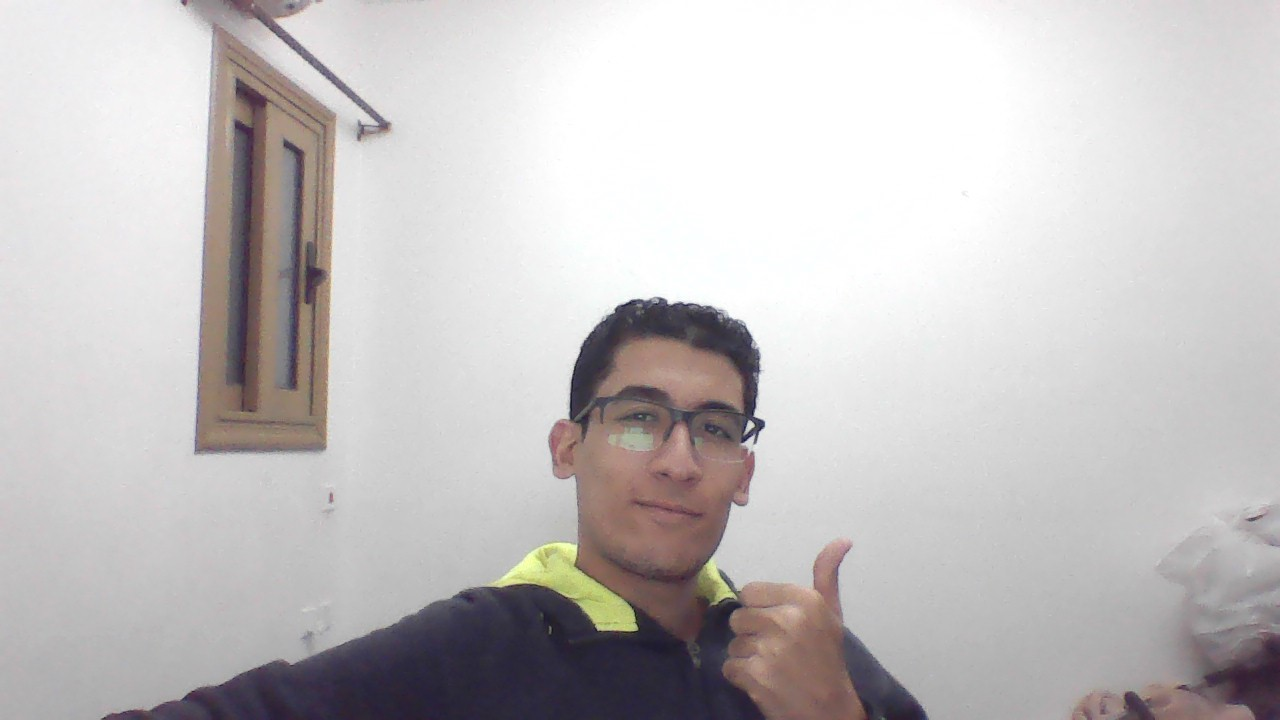
#> input picture Images/Image.jpg, 1280 x 720 px
$ python 04.py
#> lines starting #> are read from the running program, lines starting #| are printed output that depends on the picture
"""
Let's take a closer look at color spaces
You may have remembered we talked about images being stored in RGB (Red Green Blue) color Spaces. Let's take a look at that in OpenCV.
First thing to remember about OpenCV's RGB is that it's BGR (I know, this is annoying)
Let's look at the image shape again. The '3L'
"""

# Import necessary packages
import cv2
import os
import numpy as np
from matplotlib import pyplot as plt

# Get the current directory path
dir = os.path.dirname(__file__)

# Load an image
image = cv2.imread(os.path.join(dir, "../../Images/Image.jpg"))
#> image is the input picture: shape (720, 1280, 3); mean B, G, R 194.2, 194, 197.5

# Check if the image was loaded
if image is None:
    print("Error: Could not read the image.")
    exit()

# Lets check the values of the first pixel
R,G,B = image[0,0]
#> R = 237; G = 236; B = 240
print(f"{R},{G},{B}")   # Output: 237,236,240
#| 237,236,240
print(image.shape)      # Output: (720, 1280, 3)
#| (720, 1280, 3)

gray_image = cv2.cvtColor(image, cv2.COLOR_BGR2GRAY)
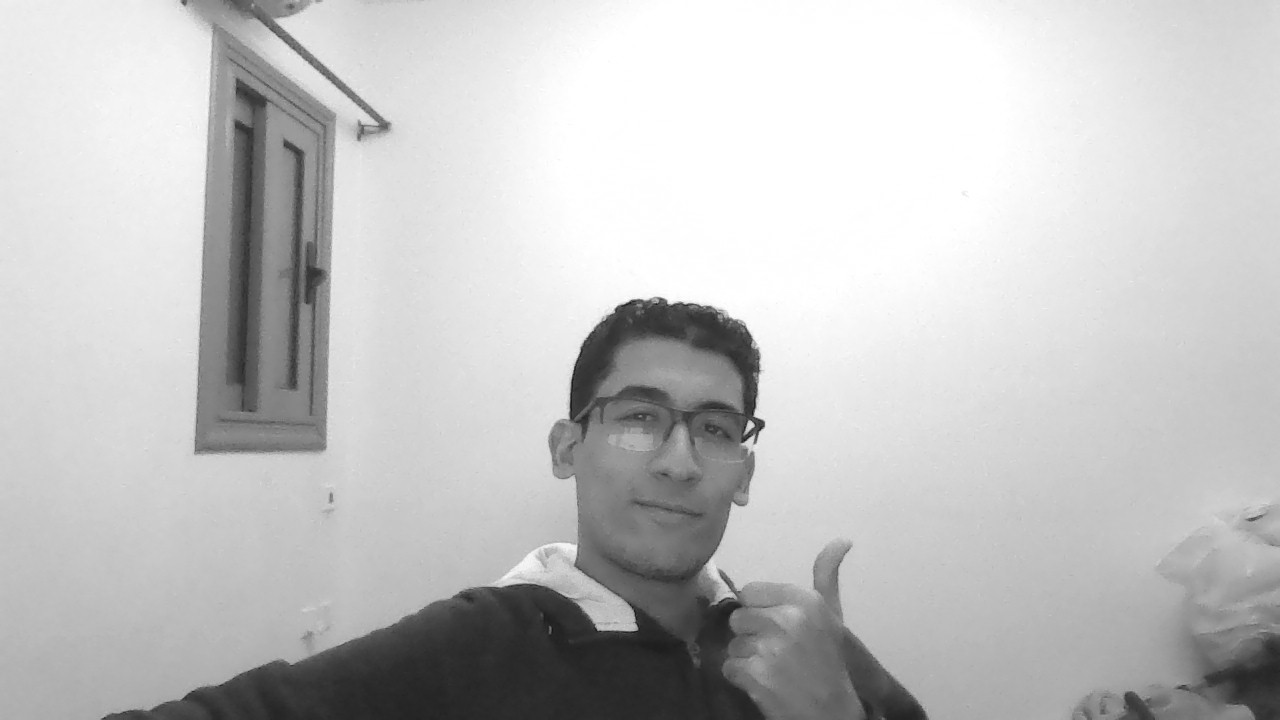
#> gray_image: shape (720, 1280); min 22, max 255, mean 195
print(gray_image[0,0])  # Output: 237
#| 237
print(gray_image.shape) # Output: (720, 1280)
#| (720, 1280)

# Did you notice that the first pixel values have 3 dimensions while the second pixel values have 2 dimensions?

# OpenCV's 'split' function splites the image into each color index
B, G, R = cv2.split(image)
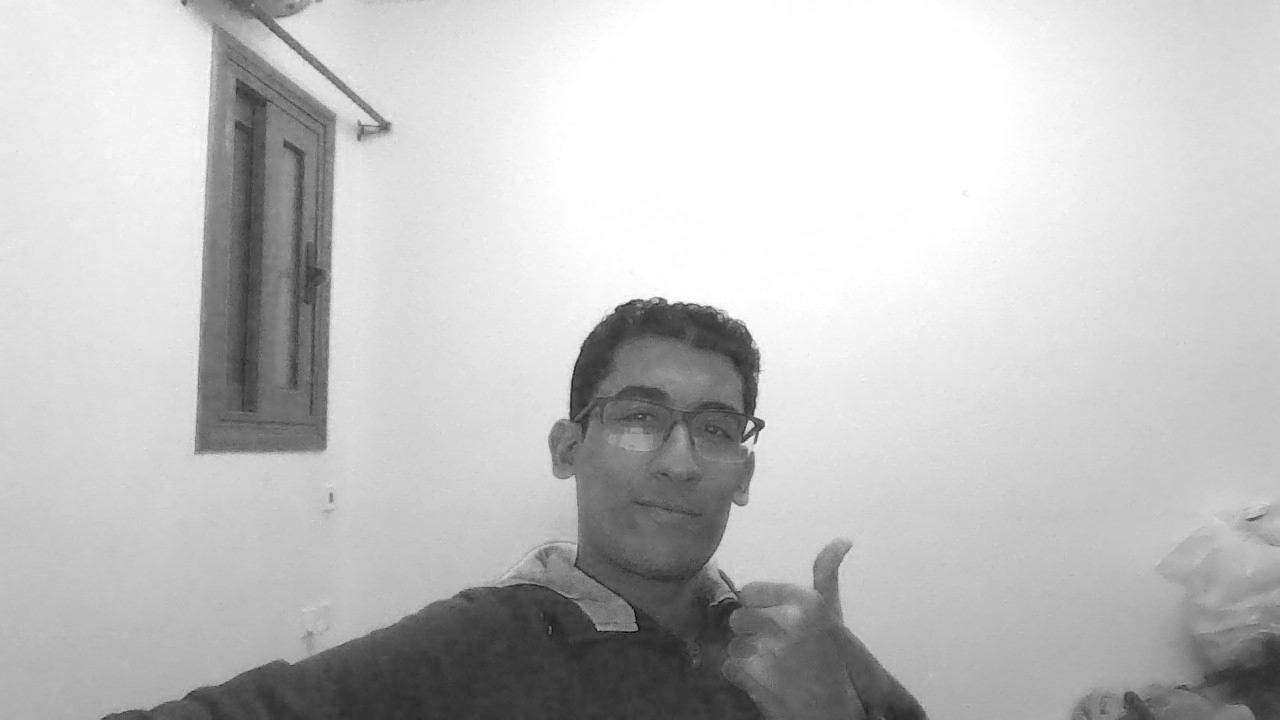
#> B: shape (720, 1280); min 8, max 255, mean 194.2
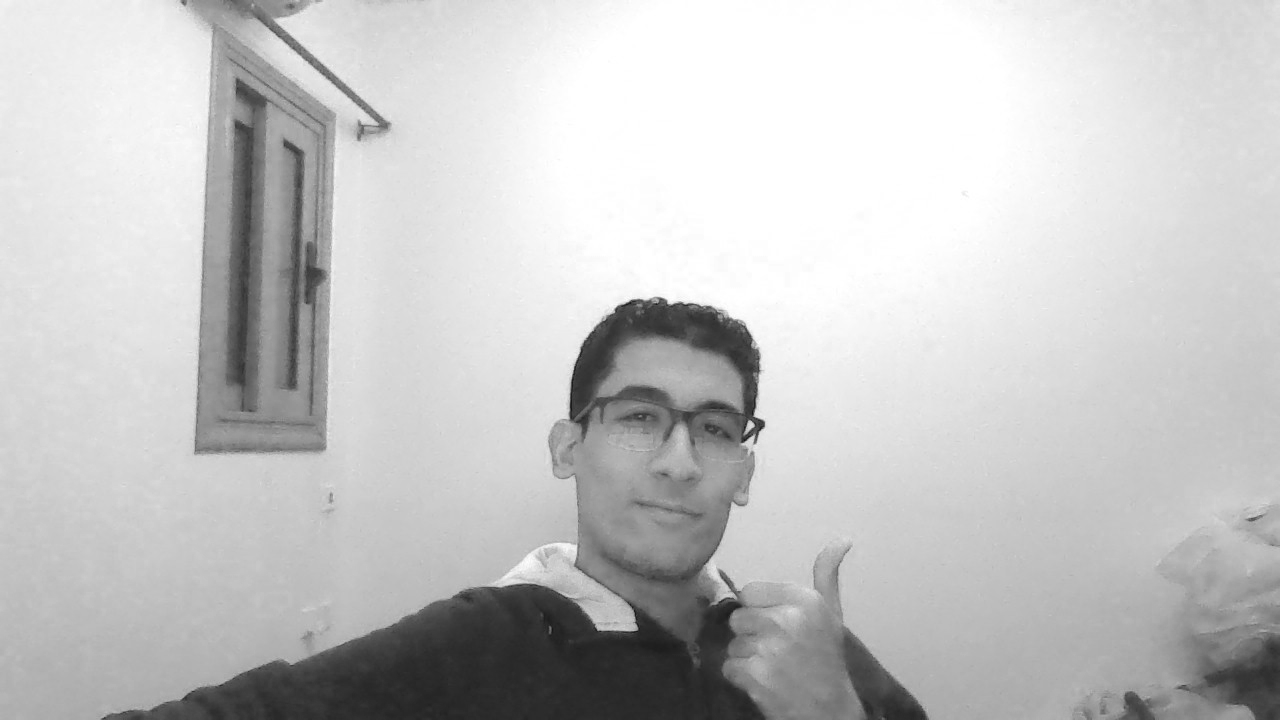
#> R: shape (720, 1280); min 22, max 255, mean 197.5

print(B.shape)
#| (720, 1280)

row, col = 1, 3
fig, axs = plt.subplots(row, col, figsize=(15, 10))
fig.tight_layout()

axs[0].imshow(cv2.cvtColor(R, cv2.COLOR_BGR2RGB))
axs[0].set_title('Red')

axs[1].imshow(cv2.cvtColor(G, cv2.COLOR_BGR2RGB))
axs[1].set_title('Green')

axs[2].imshow(cv2.cvtColor(B, cv2.COLOR_BGR2RGB))
axs[2].set_title('Blue')

plt.show()
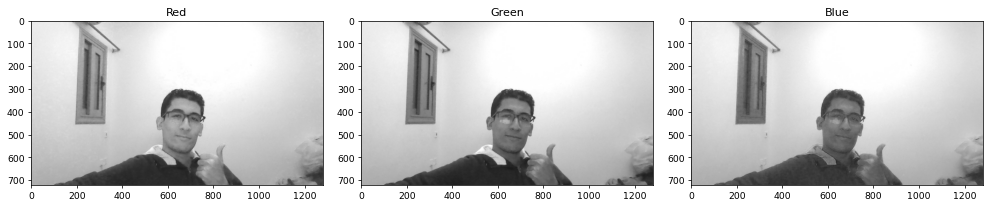
#> figure drawn by matplotlib, 3 panels
